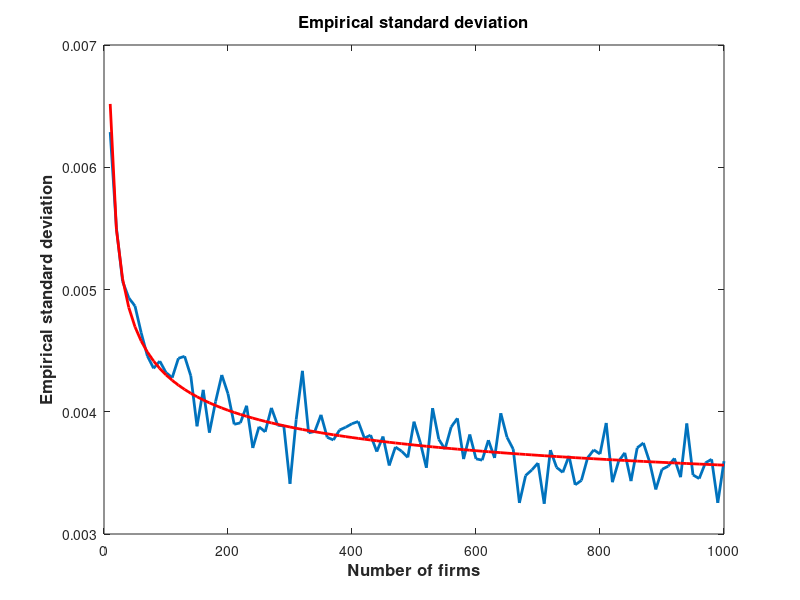

This chart was generated by the following MATLAB code:

clear all;
close all;

%% Parameters
phi = 2;
alpha=0.6;
w=0.3;

%Variance of ability shocks
sigma=0.01;

%number of firms
%N=100;
N=[10:10: 1000];



%number of simulations
M=1000;

RES=zeros(3,length(N));
for k=1:length(N)
%% Computing statistics of the economy
varphi = gprnd(1,phi,0,N(k),M);
x = exp(sigma*randn(N(k),M));

y_1 = varphi .* (alpha/w)^(alpha/(1-alpha));
y_idea=varphi .* (alpha/w)^(alpha/(1-alpha));

y_2 = varphi.* x .* (alpha/w)^(alpha/(1-alpha));

Y_1 = sum(y_1);
Y_2 = sum(y_2);

GDP= (Y_2 - Y_1)./Y_1;

%disp('Empirical mean of GDP')
Emp_mean=mean(GDP);

%disp('Empirical std of GDP')
Emp_std=std(GDP);
%disp('Theoretical std of GDP')
Theo_std= mean(sqrt(sum( sigma^2 * (y_idea).^2))./(Y_1));


RES(1,k)=Emp_mean;
RES(2,k)=Emp_std;
RES(3,k)=Theo_std;
RES(4,k)=Emp_std - Theo_std;
end;
err_std=RES(2,:);

%beta = lscov(x,y)

beta = lscov([(1./log(N))',ones(length(N),1)],err_std')
fit=[(1./log(N))',ones(length(N),1)]*beta;

%figure(1);
%subplot(211);
plot(N,RES(2,:),'LineWidth',2);
hold on;
plot(N,fit,'-r','LineWidth',2);
xlabel('Number of firms','fontsize',12,'fontweight','b');
ylabel('Empirical standard deviation','fontsize',12,'fontweight','b');
title('Empirical standard deviation','fontsize',12,'fontweight','b');

% subplot(212);
% plot(N,RES(2,:),'LineWidth',2);
% hold on;
% plot(N,RES(3,:),'-k','LineWidth',2);
% xlabel('Number of firms','fontsize',12,'fontweight','b');
% ylabel('Theoretical standard deviation','fontsize',12,'fontweight','b');
% title('Theoretical vs Empirical standard deviation');